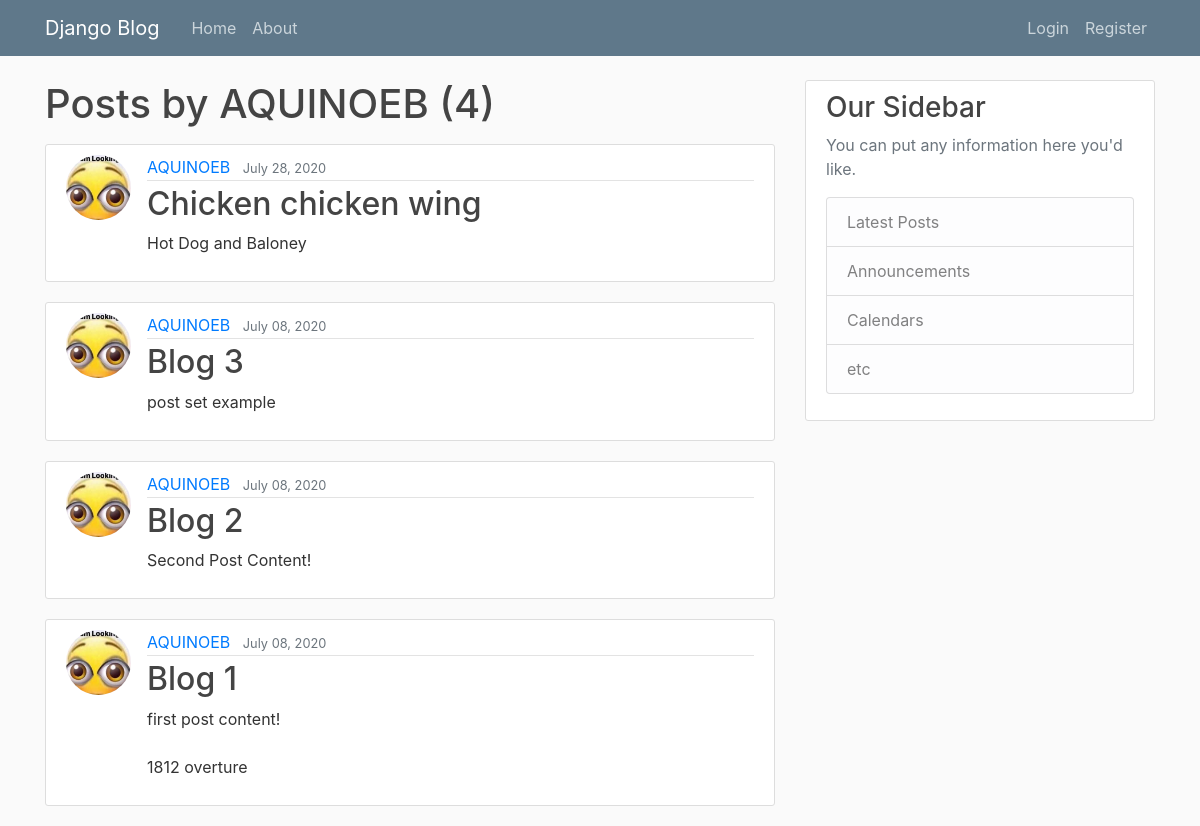
Screenshot of /user/AQUINOEB with the database file from the repository.
### blog/models.py (models this page shows, shortened)
class Post(models.Model):
    title = models.CharField(max_length=100)
    content = models.TextField()
    date_posted = models.DateTimeField(default=timezone.now)
    author = models.ForeignKey(User, on_delete=models.CASCADE)

### users/models.py (models this page shows, shortened)
class Profile(models.Model):
    user = models.OneToOneField(User, on_delete=models.CASCADE)
    image = models.ImageField(default='default.jpg', upload_to='profile_pics')

### blog/views.py (the view)
# urls.py: path('user/<str:username>', UserPostListView.as_view(), name='user-posts'),
class UserPostListView(ListView):
    model = Post
    template_name = 'blog/user_posts.html'
    context_object_name = 'posts'
    paginate_by = 5
    def get_queryset(self):
        user = get_object_or_404(User, username=self.kwargs.get('username'))
        return Post.objects.filter(author=user).order_by('-date_posted')

### blog/templates/blog/user_posts.html (shortened to what this page needs)
{% extends "blog/base.html" %}
{% block content %}
<h1 class="mb-3">Posts by {{view.kwargs.username }} ({{ page_obj.paginator.count }})</h1>
{% for posts in posts %}
<article class="media content-section">
  <img class="rounded-circle article-img" src="{{ posts.author.profile.image.url }}">
  <div class="media-body">
    <div class="article-metadata">
      <a class="mr-2" href="{% url 'user-posts' posts.author.username %}">{{ posts.author }}</a>
      <small class="text-muted">{{ posts.date_posted|date:"F d, Y" }}</small>
    </div>
    <h2><a class="article-title" href="{% url 'post-detail' posts.id %}">{{ posts.title }}</a></h2>
    <p class="article-content">{{ posts.content }}</p>
  </div>
</article>
{% endfor %}
{% endblock content %}

### blog/static/blog/main.css (style rules this page uses)
body { background: #fafafa; color: #333333; margin-top: 5rem; }
h1, h2, h3, h4, h5, h6 { color: #444444; }
.content-section { background: #ffffff; padding: 10px 20px; border: 1px solid #dddddd; border-radius: 3px; margin-bottom: 20px; }
.article-title { color: #444444; }
.article-content { white-space: pre-line; }
.article-img { height: 65px; width: 65px; margin-right: 16px; }
.article-metadata { padding-bottom: 1px; margin-bottom: 4px; border-bottom: 1px solid #e3e3e3 }

### rows the page displays
Post: author.profile.image (picture), author "AQUINOEB", date_posted "July 28, 2020", title "Chicken chicken wing", content "Hot Dog and Baloney"
Post: author.profile.image (picture), author "AQUINOEB", date_posted "July 08, 2020", title "Blog 3", content "post set example"
Post: author.profile.image (picture), author "AQUINOEB", date_posted "July 08, 2020", title "Blog 2", content "Second Post Content!"
Post: author.profile.image (picture), author "AQUINOEB", date_posted "July 08, 2020", title "Blog 1", content "first post content! 1812 overture"

### other values shown
{{ view.kwargs.username }} "AQUINOEB"
{{ page_obj.paginator.count }} "4"
